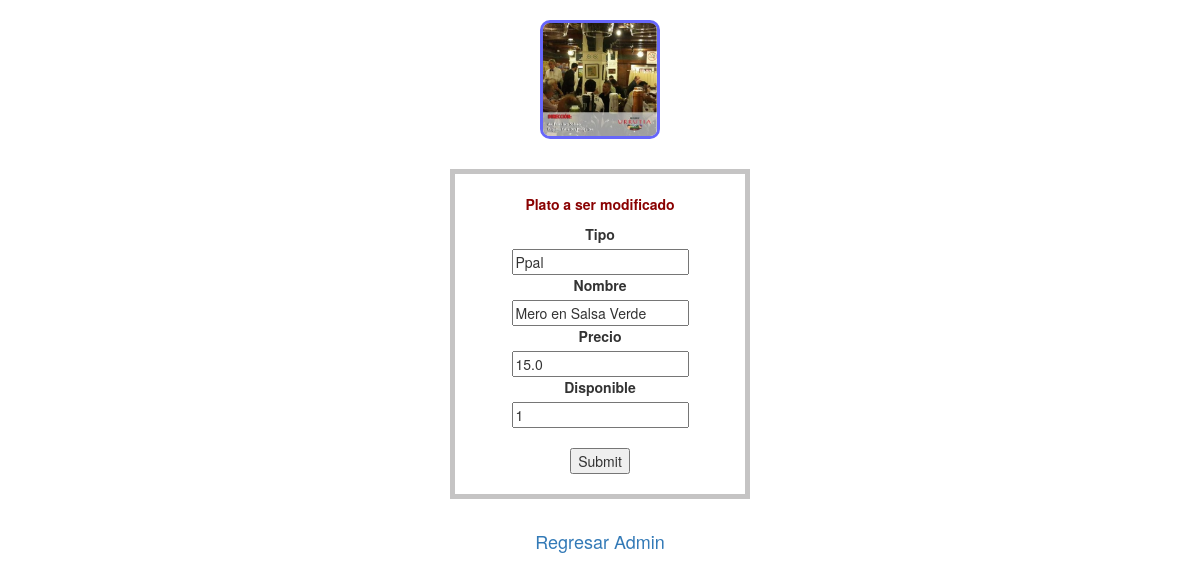
The page /foods_reg_update/4 on the database its author committed.
### app_Foods/flask_app.py (models this page shows)
class Plato(db.Model):
    id         = db.Column(db.Integer, primary_key=True)
    tipo       = db.Column(db.String(10), nullable=False)
    nombre     = db.Column(db.String(30), nullable=False)
    precio     = db.Column(db.Float, nullable=False)
    disp       = db.Column(db.Integer, nullable=False, default=1)

### app_Foods/flask_app.py (the view, shortened to what this page needs)
@app.route('/foods_reg_update/<string:uid>', methods=['POST','GET'])
def foods_reg_update(uid):
    plato = Plato.query.get(uid)
    return render_template('foods_reg_update.html', plato=plato)

### app_Foods/templates/foods_reg_update.html
{% extends 'foods-layout-admin.html' %}
{% block body %}
    <div class="jumbtron text-center disp-row-cent">
        <img src="/static/img/urrutia.jpg" style="margin-top:20px;border-radius: 10px; border:3px solid rgb(102, 102, 250)" alt="urrutia-01" width="120"/>
        <div class="disp-row-cent" style="width:300px; text-align: center; margin:auto; margin-top: 30px; padding: 20px; border:5px solid rgb(197, 196, 196)">
            <p style="color:rgb(138, 2, 2)"><b>Plato a ser modificado</b></p>
            <form action="{{url_for('foods_reg_update',uid=plato.id)}}" method="POST">
                <label for="fTipo">Tipo</label><br>
                <input type="text" id="fTipo" name="fTipo" value="{{ plato.tipo }}"><br>
                <label for="fNombre">Nombre</label><br>
                <input type="text" id="fNombre" name="fNombre" value="{{ plato.nombre }}"><br>
                <label for="fPrecio">Precio</label><br>
                <input type="text" id="fPrecio" name="fPrecio" value="{{ plato.precio }}"><br>
                <label for="fDisp">Disponible</label><br>
                <input type="text" id="fDisp" name="fDisp" value="{{ plato.disp }}"><br><br>
                <input type="submit" value="Submit">
              </form>
        </div>
        <div class="disp-row-cent" style="margin-top:30px; font-size:18px; color:gray;">
            <a href="/foods_home_admin">Regresar Admin</a>
        </div>
    </div>
{% endblock %}

### rows shown on the page
Plato: fTipo "Ppal", fNombre "Mero en Salsa Verde", fPrecio "15.0", fDisp "1"
